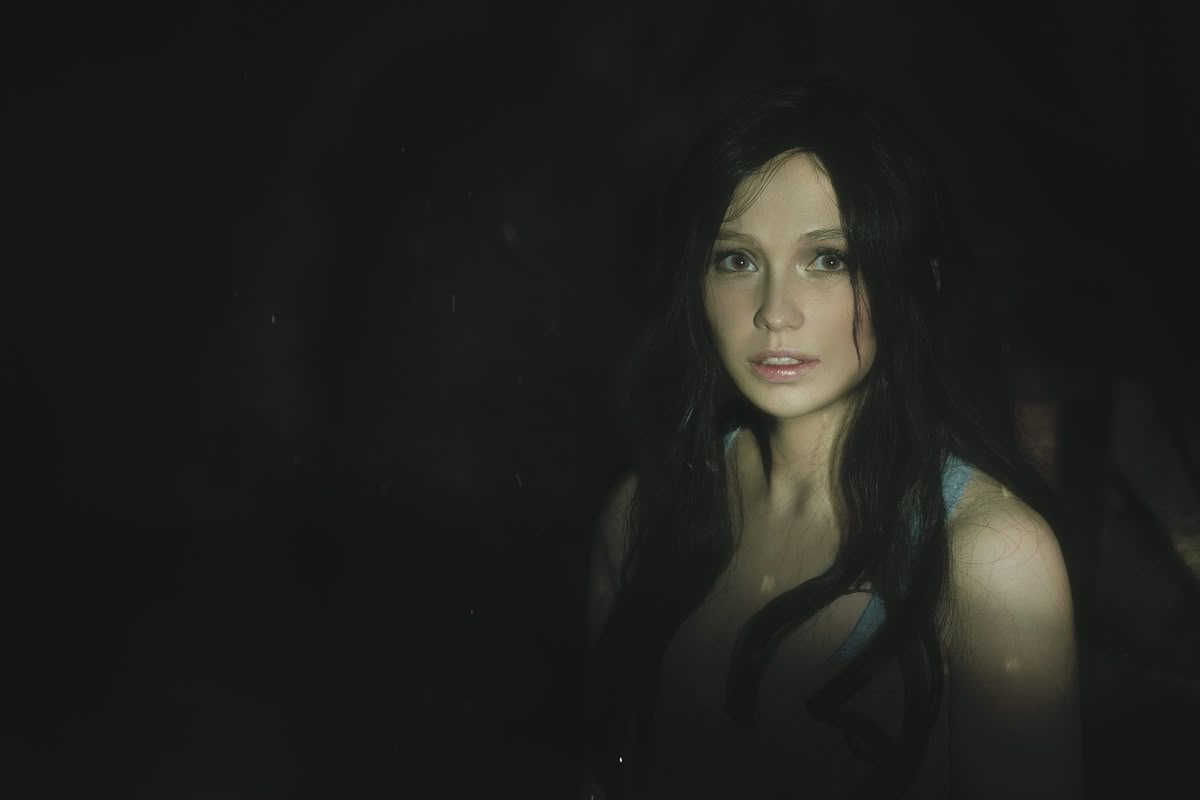
#> input picture matplotlib/re.jpg, 1200 x 800 px
$ jupyter execute IMSHOW.ipynb
#> lines starting #> are read from the running program, lines starting #| are printed output that depends on the picture
[cell 1]
import matplotlib.pyplot as plt

[cell 2]
import matplotlib.image as mpimg

### Reading Image using Matplotlib

[cell 3]
img = mpimg.imread('re.jpg')
#> img is the input picture: shape (800, 1200, 3); mean R, G, B 31, 32.3, 27.6

[cell 4]
plt.imshow(img)
plt.show()

### Reading Image using OpenCV

[cell 5]
import cv2

[cell 6]
imgcv2 = cv2.imread('re.jpg')

[cell 7]
plt.imshow(imgcv2)
plt.show()

[cell 8]
imgcv2 = cv2.cvtColor(imgcv2, cv2.COLOR_BGR2RGB)

[cell 9]
plt.imshow(imgcv2)
plt.show()

### Changing Aspect

[cell 10]
plt.imshow(img, aspect = 0.5)
plt.show()

[cell 11]
img1 = mpimg.imread('re.jpg')
img2 = mpimg.imread('re.jpg')
img3 = mpimg.imread('re.jpg')
img4 = mpimg.imread('re.jpg')

[cell 12]
plt.figure()
plt.subplot(2,2,1)
plt.imshow(img1)

plt.subplot(2,2,2)
plt.imshow(img2)

plt.subplot(2,2,3)
plt.imshow(img3)

plt.subplot(2,2,4)
plt.imshow(img4)

plt.show()
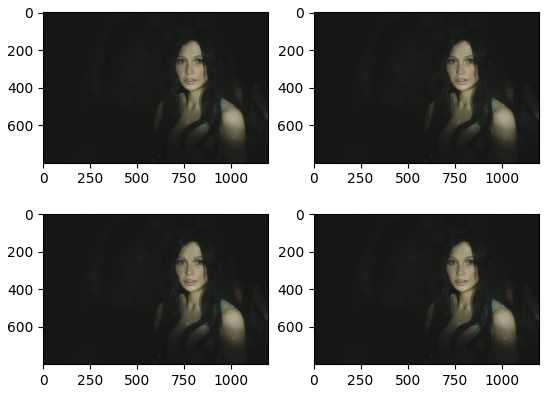
#> figure drawn by matplotlib, 4 panels

### Color Bar

[cell 13]
plt.imshow(img, aspect = 1.5)
plt.colorbar()
plt.show()
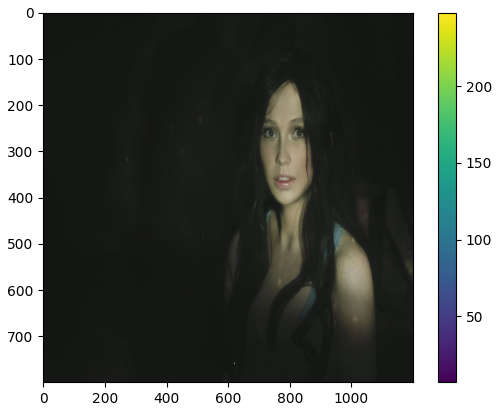
#> figure drawn by matplotlib, 2 panels

[cell 14]
plt.imshow(img, cmap='YlOrRd')
plt.colorbar()
plt.show()
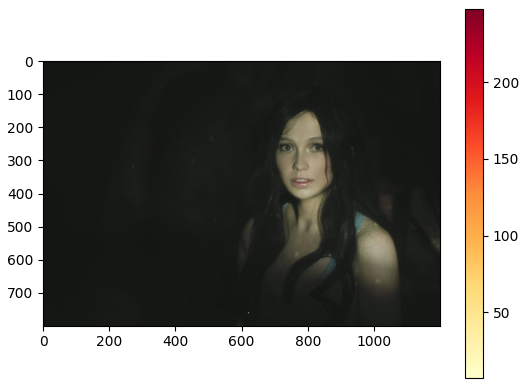
#> figure drawn by matplotlib, 2 panels
